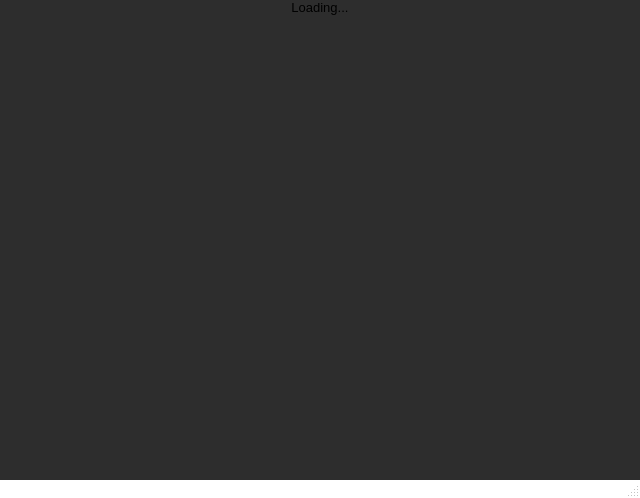
<?xml version="1.0" encoding="UTF-8"?>
<ui version="4.0">
 <class>VChannel</class>
 <widget class="QMainWindow" name="VChannel">
  <property name="geometry">
   <rect>
    <x>0</x>
    <y>0</y>
    <width>640</width>
    <height>498</height>
   </rect>
  </property>
  <property name="sizePolicy">
   <sizepolicy hsizetype="Fixed" vsizetype="Fixed">
    <horstretch>0</horstretch>
    <verstretch>0</verstretch>
   </sizepolicy>
  </property>
  <property name="minimumSize">
   <size>
    <width>160</width>
    <height>30</height>
   </size>
  </property>
  <property name="sizeIncrement">
   <size>
    <width>1</width>
    <height>1</height>
   </size>
  </property>
  <property name="baseSize">
   <size>
    <width>160</width>
    <height>0</height>
   </size>
  </property>
  <property name="font">
   <font>
    <pointsize>10</pointsize>
   </font>
  </property>
  <property name="windowTitle">
   <string>VChannel</string>
  </property>
  <property name="windowIcon">
   <iconset>
    <normalon>cam.jpg</normalon>
   </iconset>
  </property>
  <property name="autoFillBackground">
   <bool>false</bool>
  </property>
  <widget class="QWidget" name="centralWidget">
   <property name="sizePolicy">
    <sizepolicy hsizetype="Fixed" vsizetype="Fixed">
     <horstretch>0</horstretch>
     <verstretch>0</verstretch>
    </sizepolicy>
   </property>
   <property name="sizeIncrement">
    <size>
     <width>1</width>
     <height>1</height>
    </size>
   </property>
   <property name="palette">
    <palette>
     <active>
      <colorrole role="Base">
       <brush brushstyle="SolidPattern">
        <color alpha="255">
         <red>255</red>
         <green>255</green>
         <blue>255</blue>
        </color>
       </brush>
      </colorrole>
      <colorrole role="Window">
       <brush brushstyle="SolidPattern">
        <color alpha="255">
         <red>45</red>
         <green>45</green>
         <blue>45</blue>
        </color>
       </brush>
      </colorrole>
     </active>
     <inactive>
      <colorrole role="Base">
       <brush brushstyle="SolidPattern">
        <color alpha="255">
         <red>255</red>
         <green>255</green>
         <blue>255</blue>
        </color>
       </brush>
      </colorrole>
      <colorrole role="Window">
       <brush brushstyle="SolidPattern">
        <color alpha="255">
         <red>45</red>
         <green>45</green>
         <blue>45</blue>
        </color>
       </brush>
      </colorrole>
     </inactive>
     <disabled>
      <colorrole role="Base">
       <brush brushstyle="SolidPattern">
        <color alpha="255">
         <red>45</red>
         <green>45</green>
         <blue>45</blue>
        </color>
       </brush>
      </colorrole>
      <colorrole role="Window">
       <brush brushstyle="SolidPattern">
        <color alpha="255">
         <red>45</red>
         <green>45</green>
         <blue>45</blue>
        </color>
       </brush>
      </colorrole>
     </disabled>
    </palette>
   </property>
   <property name="font">
    <font>
     <family>Tahoma</family>
    </font>
   </property>
   <property name="autoFillBackground">
    <bool>true</bool>
   </property>
   <widget class="QLabel" name="label">
    <property name="geometry">
     <rect>
      <x>0</x>
      <y>0</y>
      <width>640</width>
      <height>480</height>
     </rect>
    </property>
    <property name="sizePolicy">
     <sizepolicy hsizetype="Fixed" vsizetype="Fixed">
      <horstretch>0</horstretch>
      <verstretch>0</verstretch>
     </sizepolicy>
    </property>
    <property name="palette">
     <palette>
      <active>
       <colorrole role="Base">
        <brush brushstyle="SolidPattern">
         <color alpha="255">
          <red>255</red>
          <green>255</green>
          <blue>255</blue>
         </color>
        </brush>
       </colorrole>
       <colorrole role="Window">
        <brush brushstyle="SolidPattern">
         <color alpha="255">
          <red>207</red>
          <green>223</green>
          <blue>255</blue>
         </color>
        </brush>
       </colorrole>
      </active>
      <inactive>
       <colorrole role="Base">
        <brush brushstyle="SolidPattern">
         <color alpha="255">
          <red>255</red>
          <green>255</green>
          <blue>255</blue>
         </color>
        </brush>
       </colorrole>
       <colorrole role="Window">
        <brush brushstyle="SolidPattern">
         <color alpha="255">
          <red>207</red>
          <green>223</green>
          <blue>255</blue>
         </color>
        </brush>
       </colorrole>
      </inactive>
      <disabled>
       <colorrole role="Base">
        <brush brushstyle="SolidPattern">
         <color alpha="255">
          <red>207</red>
          <green>223</green>
          <blue>255</blue>
         </color>
        </brush>
       </colorrole>
       <colorrole role="Window">
        <brush brushstyle="SolidPattern">
         <color alpha="255">
          <red>207</red>
          <green>223</green>
          <blue>255</blue>
         </color>
        </brush>
       </colorrole>
      </disabled>
     </palette>
    </property>
    <property name="autoFillBackground">
     <bool>false</bool>
    </property>
    <property name="frameShape">
     <enum>QFrame::NoFrame</enum>
    </property>
    <property name="lineWidth">
     <number>0</number>
    </property>
    <property name="midLineWidth">
     <number>1</number>
    </property>
    <property name="text">
     <string>Loading...</string>
    </property>
    <property name="textFormat">
     <enum>Qt::AutoText</enum>
    </property>
    <property name="alignment">
     <set>Qt::AlignHCenter|Qt::AlignTop</set>
    </property>
    <property name="margin">
     <number>0</number>
    </property>
   </widget>
  </widget>
  <widget class="QStatusBar" name="statusBar">
   <property name="sizePolicy">
    <sizepolicy hsizetype="Preferred" vsizetype="Fixed">
     <horstretch>0</horstretch>
     <verstretch>0</verstretch>
    </sizepolicy>
   </property>
   <property name="maximumSize">
    <size>
     <width>16777215</width>
     <height>18</height>
    </size>
   </property>
   <property name="palette">
    <palette>
     <active>
      <colorrole role="Base">
       <brush brushstyle="SolidPattern">
        <color alpha="255">
         <red>255</red>
         <green>255</green>
         <blue>255</blue>
        </color>
       </brush>
      </colorrole>
      <colorrole role="Window">
       <brush brushstyle="SolidPattern">
        <color alpha="255">
         <red>255</red>
         <green>255</green>
         <blue>255</blue>
        </color>
       </brush>
      </colorrole>
     </active>
     <inactive>
      <colorrole role="Base">
       <brush brushstyle="SolidPattern">
        <color alpha="255">
         <red>255</red>
         <green>255</green>
         <blue>255</blue>
        </color>
       </brush>
      </colorrole>
      <colorrole role="Window">
       <brush brushstyle="SolidPattern">
        <color alpha="255">
         <red>255</red>
         <green>255</green>
         <blue>255</blue>
        </color>
       </brush>
      </colorrole>
     </inactive>
     <disabled>
      <colorrole role="Base">
       <brush brushstyle="SolidPattern">
        <color alpha="255">
         <red>255</red>
         <green>255</green>
         <blue>255</blue>
        </color>
       </brush>
      </colorrole>
      <colorrole role="Window">
       <brush brushstyle="SolidPattern">
        <color alpha="255">
         <red>255</red>
         <green>255</green>
         <blue>255</blue>
        </color>
       </brush>
      </colorrole>
     </disabled>
    </palette>
   </property>
   <property name="toolTip">
    <string/>
   </property>
   <property name="autoFillBackground">
    <bool>true</bool>
   </property>
  </widget>
 </widget>
 <layoutdefault spacing="6" margin="11"/>
 <resources/>
 <connections/>
</ui>
